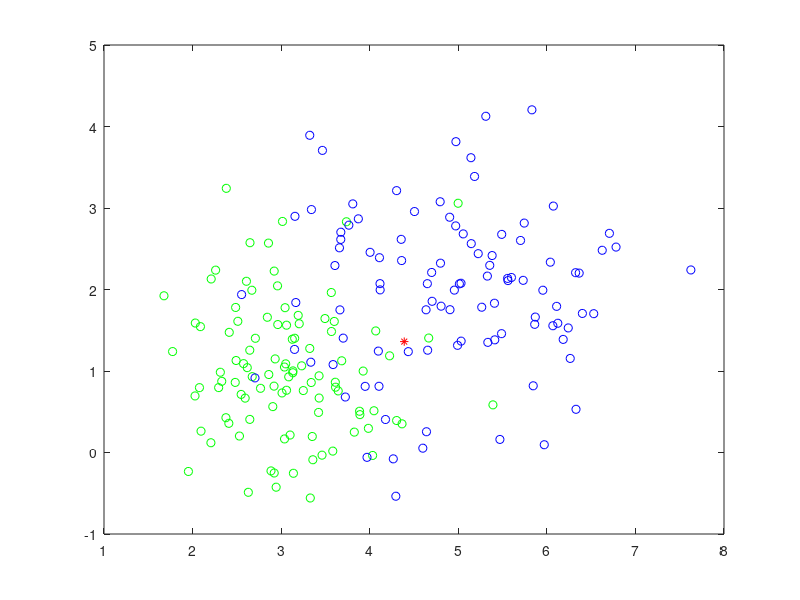

Recreate this plot in MATLAB. (Note: this script raises an error after producing the figure.)
mu=[3 1;
    5 2];
sigma=[0.5 0.5;
        0.9 0.9];
r=mvnrnd(mu(1,:),sigma(1,:),100);%норпм распр 1 класс
r1=mvnrnd(mu(2,:),sigma(2,:),100);%норм распр 2 класс
%plot(r(:,1),r(:,2),'+',r1(:,1),r1(:,2),'o');% построение первого график
ra=randi([1 2]);%рандом 1 или 2 (выбор класса)
r2=mvnrnd(mu(ra,:),sigma(ra,:),1);%рандомная точка в 1 или 2 классе
%disp('Новый элемент');
disp('Мат ожидание');
disp(mu(ra,1));
disp('Среднеквадратичное отклонение');
disp(sigma(ra,1));
figure(1);
plot(r(:,1),r(:,2),'og',r1(:,1),r1(:,2),'ob',r2(:,1),r2(:,2),'*r');
%%%%%%%%%%%%%%%
U1=et(r,r1);%эталоны 1 класса
U2=et(r1,r);%эталоны 2 класса
%U2=et(r1,r);
figure(2);
plot(r2(:,1),r2(:,2),'*r',U1(:,1),U1(:,2),'+g',U2(:,1),U2(:,2),'+b');
figure(3);
plot(r(:,1),r(:,2),'og',r1(:,1),r1(:,2),'ob',r2(:,1),r2(:,2),'*r',U1(:,1),U1(:,2),'+g',U2(:,1),U2(:,2),'+b');
y=FRiS(U1,U2,0.25,0.81, r2);
% if ra==y
%     disp('Верно');
% end
noerr=0;
for i=1:100
    ra=randi([1 2]);%рандом 1 или 2 (выбор класса)
    r2=mvnrnd(mu(ra,:),sigma(ra,:),1);%рандомная точка в 1 или 2 классе
    y=FRiS(U1,U2,0.25,0.81, r2);
    if ra==y
        noerr=noerr+1;
    end
end
disp('Процент без ошибки:')
disp(noerr/100);
disp('Процент ошибки:')
disp(1-(noerr/100))